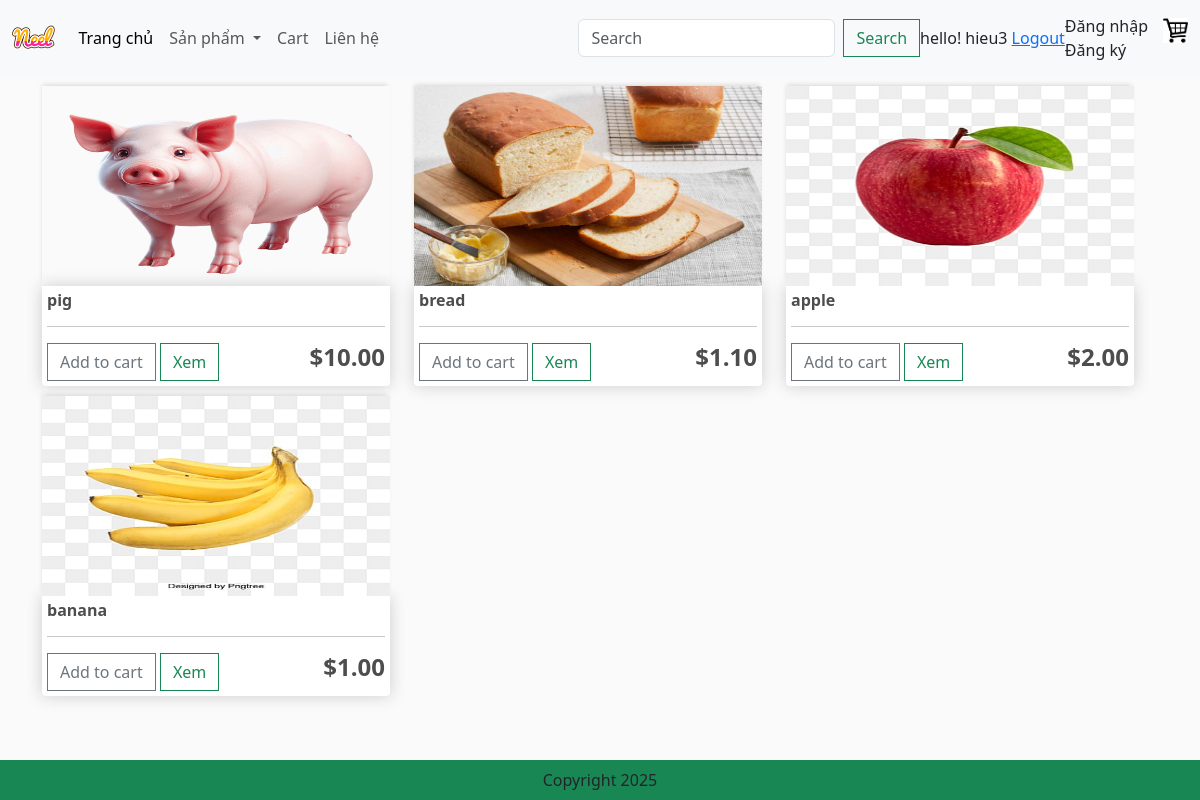
The app's page /category/?category=food (signed in) with its own data.
### app/models.py (models this page shows, shortened)
class Product(models.Model):
    category = models.ManyToManyField(Category,related_name='product')
    name = models.CharField(max_length=200,null=True)
    price = models.FloatField()
    digital = models.BooleanField(default=False,null=True,blank=False)
    image = models.ImageField(null=True,blank=True)
    detail = models.TextField(null=True,blank=True)
    @property
    def ImageURL(self):
        try:
            url = self.image.url
        except:
            url = ''
        return url

### app/views.py (the view)
# urls.py: path('category/', views.category, name="category"),
def category(request):
    categories = Category.objects.filter(is_sub=False)
    active_category = request.GET.get('category', '')
    products = []  # Luôn khởi tạo
    if active_category:
        try:
            category_obj = Category.objects.get(slug=active_category)
            products = Product.objects.filter(category=category_obj)
        except Category.DoesNotExist:
            products = []
    context = {
        'categories': categories,
        'products': products,
        'active_category': active_category
    }
    return render(request, 'app/category.html', context)

### app/templates/app/category.html (shortened to what this page needs)
<!DOCTYPE html>
{% extends "app/base.html" %}
{% load static %}
        {% block register %}
            <div class="container">
            <div class="row" style="width:100%">
                {% for product in products %}
                <div class="col-lg-4 col-md-6 col-sm-12">
                    <img class="thumbnail" src="{{product.ImageURL}}">
                    <div class="box-element product">
                        <h6><strong>{{product.name}}</strong></h6>
                        <hr>
                        <button data-product="{{ product.id }}" data-action="add" class="btn btn-outline-secondary add-btn update-cart">Add to cart</button>
                        <a class="btn btn-outline-success" href="#">Xem</a>
                        <h4 style="display: inline-block; float: right"><strong>${{product.price | floatformat:2}}</strong></h4>
                    </div>
                </div>
                {% endfor %}
                </div>
            </div>
        {% endblock register %}

### app/templates/app/base.html (shortened to what this page needs)
{% load static %}
<!DOCTYPE html>
<html>
    <head>
        <link href="https://cdn.jsdelivr.net/npm/bootstrap@5.3.6/dist/css/bootstrap.min.css" rel="stylesheet">
        <link href-"{% static 'app/css/style.css' %}" rel="stylesheet"/>
        <link href-"{% static 'app/css/owl.carousel.min.css' %}" rel="stylesheet"/>
        <link href-"{% static 'app/css/all.min.css' %}" rel="stylesheet"/>
        <link rel="stylesheet" type="text/css" href="{% static 'app/css/main.css' %}">
        <link rel="stylesheet" href="">
    </head>
    <body>
        <nav class="navbar navbar-expand-lg bg-body-tertiary">
            <div class="container-fluid">
                <a class="navbar-brand" href="{% url 'home' %}">
                    <img src=" {% static 'app/images/Neel.png' %} " with="50" height="50" />
                </a>
                <div class="collapse navbar-collapse" id="navbarSupportedContent">
                <ul class="navbar-nav me-auto mb-2 mb-lg-0">
                    <li class="nav-item">
                    <a class="nav-link active" aria-current="page" href="{% url 'home' %}">Trang chủ</a>
                    </li>
                    <li class="nav-item dropdown">
                    <a class="nav-link dropdown-toggle" href="#" role="button" data-bs-toggle="dropdown" aria-expanded="false">
                        Sản phẩm
                    </a>
                    </li>
                    <li class="nav-item">
                    <a class="nav-link" href="{% url 'cart' %}">Cart</a>
                    </li>
                    <li class="nav-item">
                    <a class="nav-link " href="#">Liên hệ</a>
                    </li>
                </ul>
                <form class="d-flex" role="search" method = POST action = "{% url 'search' %}">
                    <input class="form-control me-2" type="search" placeholder="Search" aria-label="Search" name="searched"/>
                    <button class="btn btn-outline-success" type="submit">Search</button>
                </form>
                </div>
                    <div class='form-inline my-2 my-lg-0' style = "visibility: {{user_login}}">
                        <span> hello! {{request.user}}</span>
                        <span><a href= "{% url 'logout' %}"> Logout</a></span>
                    </div>
                    <div class='form-inline my-2 my-lg-0' style = "visibility: {{user_not_login}}">
                        <a class="nav-link" href="{% url 'login' %}">Đăng nhập</a>
                        <a class="nav-link" href="{% url 'register' %}">Đăng ký</a>
                    </div>
                <div class='form-inline my-2 my-lg-0'>
                    <a href="{% url 'cart' %}"><img id ="cart-icon" src="{% static 'images/cart.png' %}"></a>
                </div>
            </div>
        </nav>
        {% block register %}{% endblock register %}
        <Footer class="container--fluid bg-success text-center fixed-bottom p-2 mt-5">
                Copyright 2025
        </footer>
    </body>
</html>

### app/static/app/css/main.css (style rules this page uses)
body { background-color: hsl(0, 0%, 98%); }
h1,h2,h3,h4,h5,h6 { color:hsl(0, 0%, 30%); }
.box-element { box-shadow:hsl(0, 0%, 80%) 0 0 16px; background-color: #fff; border-radius: 4px; padding: 5px; }
.thumbnail { width: 100%; height:200px; -webkit-box-shadow: -1px -3px 5px -2px rgba(214,214,214,1); -moz-box-shadow: -1px -3px 5px -2px rgba(214,214,214,1); box-shadow: -1px -3px 5px -2px rgba(214,214,214,1); }
.product { border-radius: 0 0 4px 4px; }
#cart-icon { width:25px; display: inline-block; margin-left: 15px; }
.col-lg-3, .col-lg-4, .col-lg-6, .col-lg-8, .col-lg-12 { margin-top: 10px; }
.btn { border-radius: 0; }

### records on screen
Product: ImageURL (picture), name "pig", price "10.00"
Product: ImageURL (picture), name "bread", price "1.10"
Product: ImageURL (picture), name "apple", price "2.00"
Product: ImageURL (picture), name "banana", price "1.00"

### other values on screen
{{ request.user }} "hieu3"
